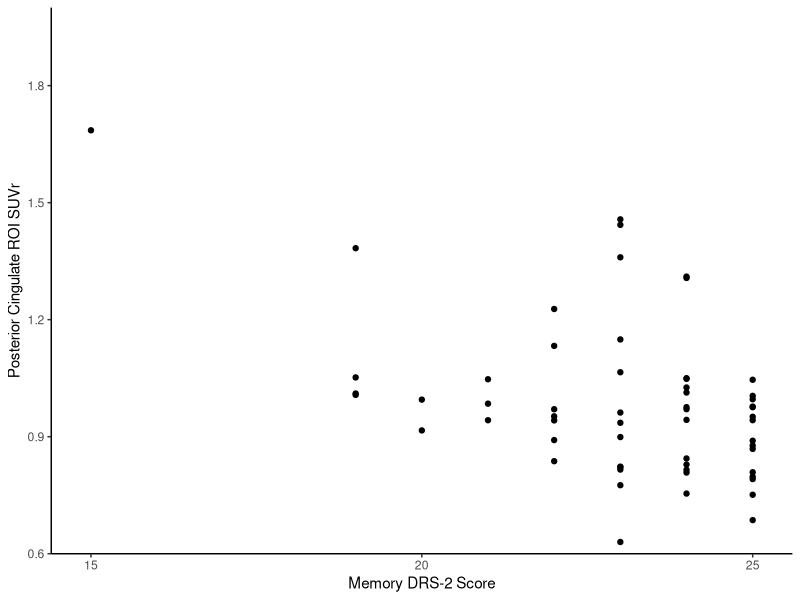
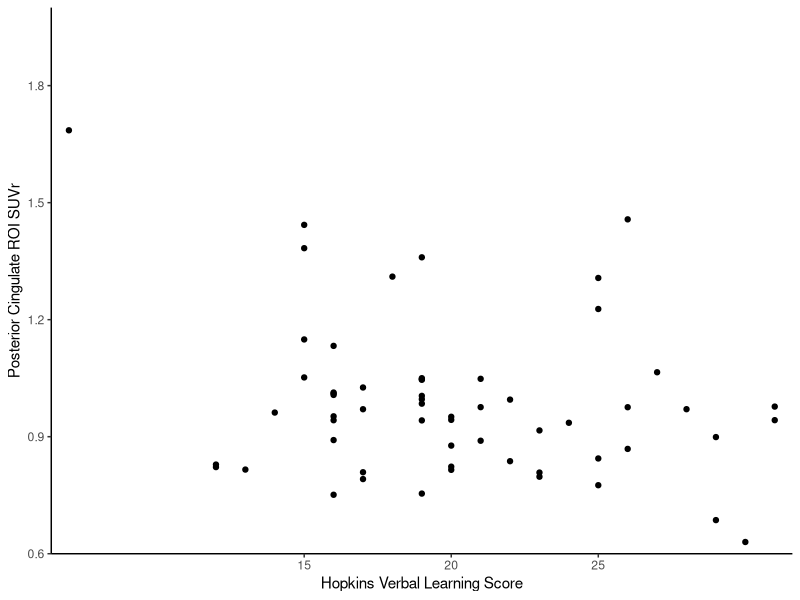

Write R code to recreate these figures, in order.
library(ggplot2)
library(readxl)
data = readxl::read_xlsx("journal.pone.0177924.s001.xlsx")

ggplot(data, aes(x = drsmem , y = post_cing_suvr)) +
  geom_point() +
  coord_cartesian(ylim= c(.6,2)) +
  scale_x_discrete("Memory DRS-2 Score",limits = c(15,20,25)) +
  scale_y_discrete("Posterior Cingulate ROI SUVr",expand = c(0,0), limits = seq(.6,1.8,.3)) +
  theme(panel.grid.major = element_blank(), panel.grid.minor = element_blank(),
        panel.background = element_blank(), axis.line = element_line(colour = "black"))

ggplot(data, aes(x = hvl_total_recall , y = post_cing_suvr)) +
  geom_point() +
  coord_cartesian(ylim= c(.6,2)) +
  scale_x_discrete("Hopkins Verbal Learning Score",limits = c(15,20,25)) +
  scale_y_discrete("Posterior Cingulate ROI SUVr",expand = c(0,0), limits = seq(.6,1.8,.3)) +
  theme(panel.grid.major = element_blank(), panel.grid.minor = element_blank(),
        panel.background = element_blank(), axis.line = element_line(colour = "black"))

